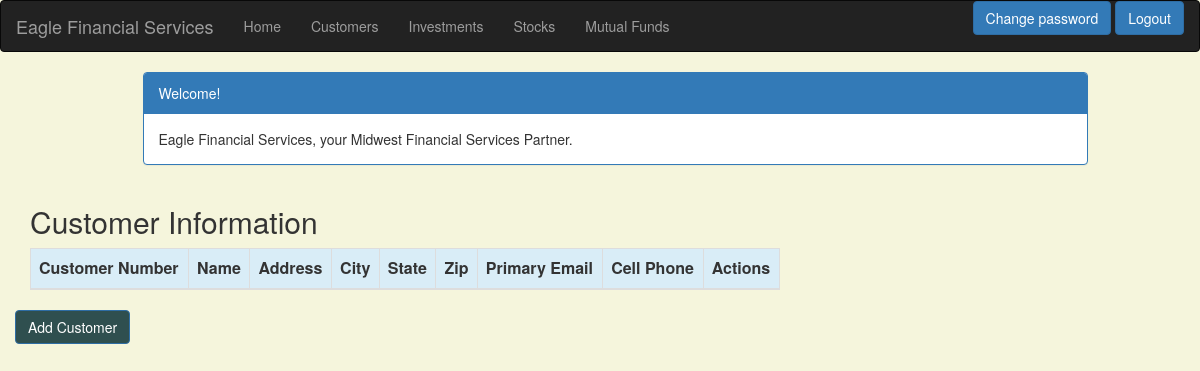
Before: /customer_list (signed in) with the older database file.
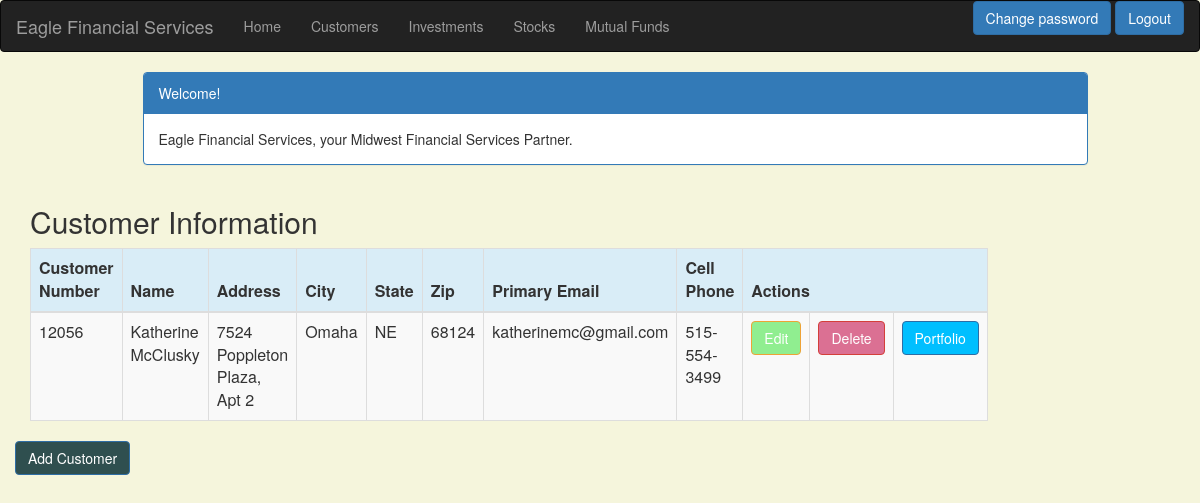
After: the same page with the newer database file.
### portfolio/models.py (models this page shows, shortened)
class Customer(models.Model):
    name = models.CharField(max_length=50)
    address = models.CharField(max_length=200)
    cust_number = models.IntegerField(blank=False, null=False)
    city = models.CharField(max_length=50)
    state = models.CharField(max_length=50)
    zipcode = models.CharField(max_length=10)
    email = models.EmailField(max_length=200)
    cell_phone = models.CharField(max_length=50)
    created_date = models.DateTimeField(
        default=timezone.now)
    updated_date = models.DateTimeField(auto_now_add=True)

### portfolio/views.py (the view)
# urls.py: path('customer_list', views.customer_list, name='customer_list'),
@login_required
def customer_list(request):
    customer = Customer.objects.filter(created_date__lte=timezone.now())
    return render(request, 'portfolio/customer_list.html', {'customers': customer})

### portfolio/templates/portfolio/customer_list.html (shortened to what this page needs)
{% extends 'portfolio/base.html' %}
{% block content %}
    <html>
    <head>
        <link rel="stylesheet" href="https://maxcdn.bootstrapcdn.com/bootstrap/3.3.4/css/bootstrap.min.css">
    </head>
    <body>
    <div class="container">
        <div class="row">
            <div class="col-md-10 col-md-offset-1">
                <div class="panel panel-primary">
                    <div class="panel-heading">Welcome!</div>
                    <div class="panel-body">
                        Eagle Financial Services, your Midwest Financial Services Partner.
                    </div>
                </div>
            </div>
        </div>
    </div>
    <div class="row">
        <h2 style="padding-left: 15Px">Customer Information</h2>
    </div>
    <div>
        <table class="table table-striped table-bordered table-hover">
            <thead>
            <tr class="bg-info">
                <th>Customer Number</th>
                <th>Name</th>
                <th>Address</th>
                <th>City</th>
                <th>State</th>
                <th>Zip</th>
                <th>Primary Email</th>
                <th>Cell Phone</th>
                <th colspan="3">Actions</th>
            </tr>
            </thead>
            <tbody>
            {% for customer in customers %}
                <tr>
                    <td>{{ customer.cust_number }}</td>
                    <td>{{ customer.name }}</td>
                    <td>{{ customer.address }}</td>
                    <td>{{ customer.city }}</td>
                    <td>{{ customer.state }}</td>
                    <td>{{ customer.zipcode }}</td>
                    <td>{{ customer.email }}</td>
                    <td>{{ customer.cell_phone }}</td>
                    <td><a href="{% url 'portfolio:customer_edit' pk=customer.pk %}" class="btn btn-warning" style="background-color: lightgreen">Edit</a>
                     <td><a href="{% url 'portfolio:customer_delete' pk=customer.pk %}"
                           onclick="return confirm('Are you sure you want to delete?')"
                           class="btn btn-danger" style="background-color: palevioletred ">Delete</a>
                    </td>
                    <td><a href="{% url 'portfolio:portfolio' pk=customer.pk %}"
                           class="btn btn-primary" style="background-color: deepskyblue">Portfolio</a>
                </tr>
            {% endfor %}
            </tbody>
        </table>
            <div class="row">
        <a href="{% url 'portfolio:customer_new' %}" class="row"><span
                class="btn btn-primary" style="background-color: darkslategray">Add Customer</span></a>
    </div>
    </div>
    </body>
    </html>
{% endblock %}

### portfolio/templates/portfolio/base.html (shortened to what this page needs)
{% load static %}
<html lang="en">
<head>
    <link rel="stylesheet" href="https://maxcdn.bootstrapcdn.com/bootstrap/3.3.7/css/bootstrap.min.css">
</head>
<body id="app-layout">
<nav class="navbar navbar-inverse">
    <div class="container-fluid">
        <div class="navbar-header">
            <a class="navbar-brand" href="/">
                Eagle Financial Services
            </a>
        </div>
        <div class="collapse navbar-collapse" id="navbarSupportedContent">
            <ul class="nav navbar-nav">
                <li><a href="{% url 'portfolio:home' %}">Home</a></li>
                <li><a href="{% url 'portfolio:customer_list' %}">Customers</a></li>
                <li><a href="{% url 'portfolio:investment_list' %}">Investments</a></li>
                <li><a href="{% url 'portfolio:stock_list' %}">Stocks</a></li>
                <li><a href="{% url 'portfolio:mutualfund_list' %}">Mutual Funds</a></li>
            </ul>
            <ul class="nav navbar-nav navbar-right">
                <form class="form-inline my-2 my-lg-0">
                    {% if user.is_authenticated %}
                        <a href="{% url 'portfolio:password_change' %}" class="btn btn-primary ml-2" >Change
                            password</a>
                        <a href="{% url 'logout' %}" class="btn btn-primary ml-2">Logout</a>
                    {% else %}
                        <a href="{% url 'login' %}" class="btn btn-primary ml-2" role="button"
                           aria-pressed="true">login</a>
                        <a href="{% url 'portfolio:signup' %}" class="btn btn-primary ml-2" role="button"
                           aria-pressed="true">Signup</a>
                    {% endif %}
                </form>
            </ul>
        </div>
    </div>
</nav>
<div class="content container">
    <div class="row">
        <div class="col-md-8">
            {% block content %}{% endblock %}
        </div>
    </div>
</body>
</html>

### portfolio/templates/portfolio/base.html (style rules this page uses)
.navbar { margin-bottom: 0; border-radius: 0; }

### portfolio/templates/portfolio/customer_list.html (style rules this page uses)
body { background-color: beige; }

Changed rows visible on the page:
added Customer: cust_number "12056", name "Katherine McClusky", address "7524 Poppleton Plaza, Apt 2", city "Omaha", state "NE", zipcode "68124", email "katherinemc@gmail.com", cell_phone "515-554-3499"
